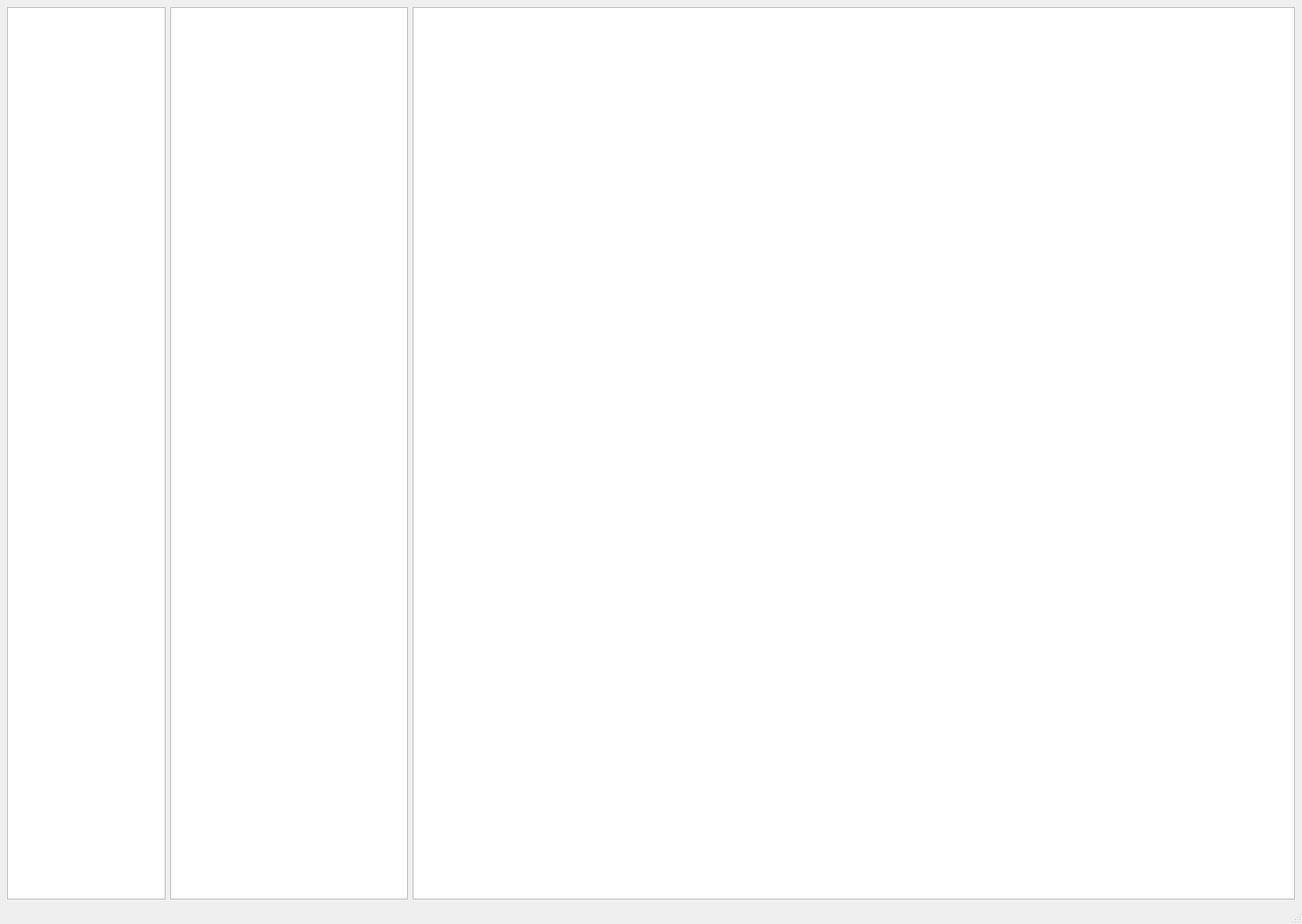
<?xml version="1.0" encoding="UTF-8"?>
<ui version="4.0">
 <class>Sig_Integration</class>
 <widget class="QMainWindow" name="Sig_Integration">
  <property name="geometry">
   <rect>
    <x>0</x>
    <y>0</y>
    <width>1644</width>
    <height>1167</height>
   </rect>
  </property>
  <property name="windowTitle">
   <string>MainWindow</string>
  </property>
  <widget class="QWidget" name="centralwidget">
   <property name="sizePolicy">
    <sizepolicy hsizetype="Preferred" vsizetype="Preferred">
     <horstretch>0</horstretch>
     <verstretch>0</verstretch>
    </sizepolicy>
   </property>
   <layout class="QGridLayout" name="gridLayout">
    <item row="0" column="0">
     <widget class="QListWidget" name="listMdf_SigIntg">
      <property name="maximumSize">
       <size>
        <width>200</width>
        <height>16777215</height>
       </size>
      </property>
     </widget>
    </item>
    <item row="0" column="1">
     <widget class="QListWidget" name="listCg_SigIntg">
      <property name="maximumSize">
       <size>
        <width>300</width>
        <height>16777215</height>
       </size>
      </property>
     </widget>
    </item>
    <item row="0" column="2">
     <widget class="QTableWidget" name="tableChannels_Integ"/>
    </item>
   </layout>
  </widget>
  <widget class="QMenuBar" name="menubar">
   <property name="geometry">
    <rect>
     <x>0</x>
     <y>0</y>
     <width>1644</width>
     <height>22</height>
    </rect>
   </property>
  </widget>
  <widget class="QStatusBar" name="statusbar"/>
 </widget>
 <resources/>
 <connections/>
</ui>
